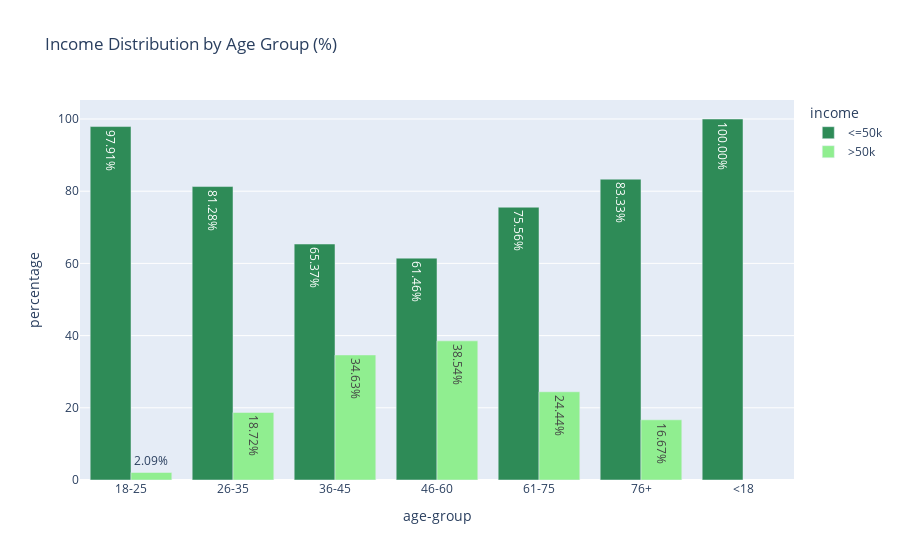
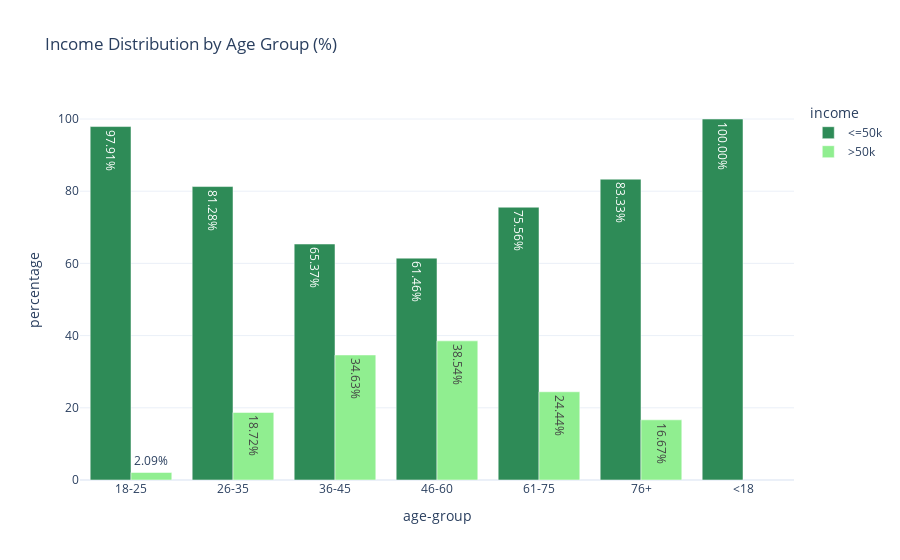
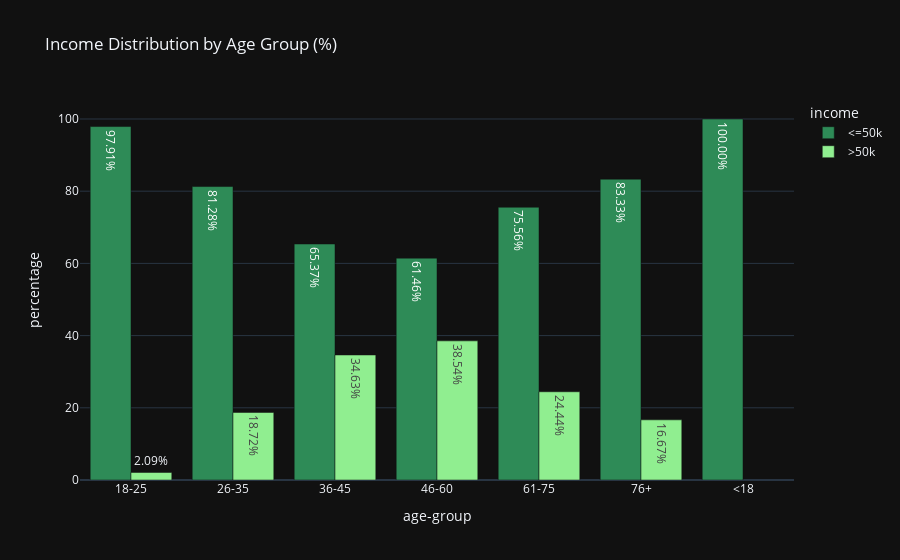
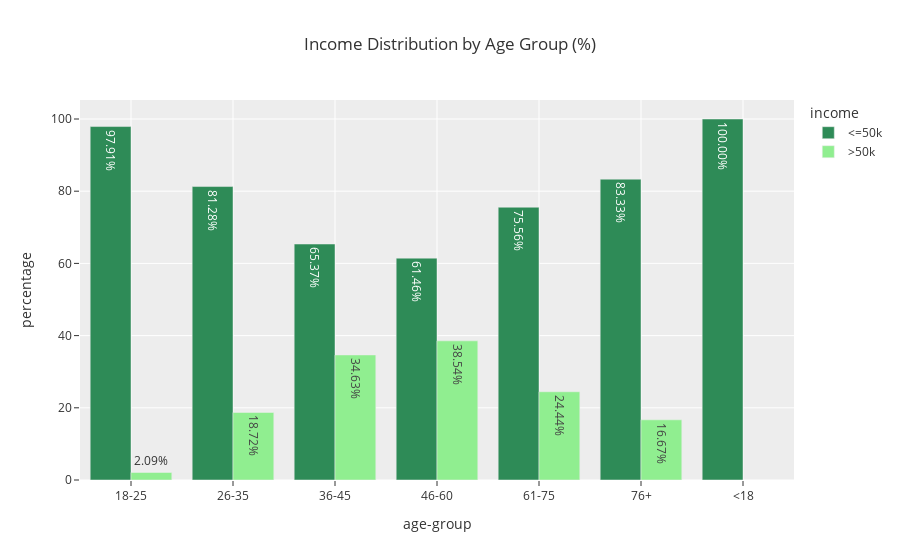

Notebook code cell kept with these figures, in order:
### Code cell
themes = ["plotly", "plotly_white", "plotly_dark", "ggplot2", "seaborn", "simple_white", "presentation", "xgridoff", "gridon", "none"]
for theme in themes:
  fig.update_layout(template=theme)

  fig.show()

### Figure 1 — Plotly figure (JSON) as saved in the notebook; plotly's stock layout.template omitted (floating-point values rounded to 4 significant figures)
{"data": [{"alignmentgroup": "True", "hovertemplate": "income=<=50k<br>age-group=%{x}<br>percentage=%{text}<extra></extra>", "legendgroup": "<=50k", "marker": {"color": "seagreen", "pattern": {"shape": ""}}, "name": "<=50k", "offsetgroup": "<=50k", "orientation": "v", "showlegend": true, "text": [97.91, 81.28, 65.37, 61.46, 75.56, 83.33, 100], "textposition": "auto", "texttemplate": "%{text:.2f}%", "type": "bar", "x": ["18-25", "26-35", "36-45", "46-60", "61-75", "76+", "<18"], "xaxis": "x", "y": [97.91, 81.28, 65.37, 61.46, 75.56, 83.33, 100], "yaxis": "y"}, {"alignmentgroup": "True", "hovertemplate": "income=>50k<br>age-group=%{x}<br>percentage=%{text}<extra></extra>", "legendgroup": ">50k", "marker": {"color": "lightgreen", "pattern": {"shape": ""}}, "name": ">50k", "offsetgroup": ">50k", "orientation": "v", "showlegend": true, "text": [2.093, 18.72, 34.63, 38.54, 24.44, 16.67], "textposition": "auto", "texttemplate": "%{text:.2f}%", "type": "bar", "x": ["18-25", "26-35", "36-45", "46-60", "61-75", "76+"], "xaxis": "x", "y": [2.093, 18.72, 34.63, 38.54, 24.44, 16.67], "yaxis": "y"}], "layout": {"autosize": true, "barmode": "group", "legend": {"title": {"text": "income"}, "tracegroupgap": 0}, "title": {"text": "Income Distribution by Age Group (%)"}, "xaxis": {"anchor": "y", "autorange": true, "domain": [0, 1], "range": [-0.5, 6.5], "title": {"text": "age-group"}, "type": "category"}, "yaxis": {"anchor": "x", "autorange": true, "domain": [0, 1], "range": [0, 105.3], "title": {"text": "percentage"}, "type": "linear"}}}

### Figure 2 — Plotly figure (JSON) as saved in the notebook; plotly's stock layout.template omitted (floating-point values rounded to 4 significant figures)
{"data": [{"alignmentgroup": "True", "hovertemplate": "income=<=50k<br>age-group=%{x}<br>percentage=%{text}<extra></extra>", "legendgroup": "<=50k", "marker": {"color": "seagreen", "pattern": {"shape": ""}}, "name": "<=50k", "offsetgroup": "<=50k", "orientation": "v", "showlegend": true, "text": [97.91, 81.28, 65.37, 61.46, 75.56, 83.33, 100], "textposition": "auto", "texttemplate": "%{text:.2f}%", "type": "bar", "x": ["18-25", "26-35", "36-45", "46-60", "61-75", "76+", "<18"], "xaxis": "x", "y": [97.91, 81.28, 65.37, 61.46, 75.56, 83.33, 100], "yaxis": "y"}, {"alignmentgroup": "True", "hovertemplate": "income=>50k<br>age-group=%{x}<br>percentage=%{text}<extra></extra>", "legendgroup": ">50k", "marker": {"color": "lightgreen", "pattern": {"shape": ""}}, "name": ">50k", "offsetgroup": ">50k", "orientation": "v", "showlegend": true, "text": [2.093, 18.72, 34.63, 38.54, 24.44, 16.67], "textposition": "auto", "texttemplate": "%{text:.2f}%", "type": "bar", "x": ["18-25", "26-35", "36-45", "46-60", "61-75", "76+"], "xaxis": "x", "y": [2.093, 18.72, 34.63, 38.54, 24.44, 16.67], "yaxis": "y"}], "layout": {"autosize": true, "barmode": "group", "legend": {"title": {"text": "income"}, "tracegroupgap": 0}, "title": {"text": "Income Distribution by Age Group (%)"}, "xaxis": {"anchor": "y", "autorange": true, "domain": [0, 1], "range": [-0.5, 6.5], "title": {"text": "age-group"}, "type": "category"}, "yaxis": {"anchor": "x", "autorange": true, "domain": [0, 1], "range": [0, 105.3], "title": {"text": "percentage"}, "type": "linear"}}}

### Figure 3 — Plotly figure (JSON) as saved in the notebook; plotly's stock layout.template omitted (floating-point values rounded to 4 significant figures)
{"data": [{"alignmentgroup": "True", "hovertemplate": "income=<=50k<br>age-group=%{x}<br>percentage=%{text}<extra></extra>", "legendgroup": "<=50k", "marker": {"color": "seagreen", "pattern": {"shape": ""}}, "name": "<=50k", "offsetgroup": "<=50k", "orientation": "v", "showlegend": true, "text": [97.91, 81.28, 65.37, 61.46, 75.56, 83.33, 100], "textposition": "auto", "texttemplate": "%{text:.2f}%", "type": "bar", "x": ["18-25", "26-35", "36-45", "46-60", "61-75", "76+", "<18"], "xaxis": "x", "y": [97.91, 81.28, 65.37, 61.46, 75.56, 83.33, 100], "yaxis": "y"}, {"alignmentgroup": "True", "hovertemplate": "income=>50k<br>age-group=%{x}<br>percentage=%{text}<extra></extra>", "legendgroup": ">50k", "marker": {"color": "lightgreen", "pattern": {"shape": ""}}, "name": ">50k", "offsetgroup": ">50k", "orientation": "v", "showlegend": true, "text": [2.093, 18.72, 34.63, 38.54, 24.44, 16.67], "textposition": "auto", "texttemplate": "%{text:.2f}%", "type": "bar", "x": ["18-25", "26-35", "36-45", "46-60", "61-75", "76+"], "xaxis": "x", "y": [2.093, 18.72, 34.63, 38.54, 24.44, 16.67], "yaxis": "y"}], "layout": {"autosize": true, "barmode": "group", "legend": {"title": {"text": "income"}, "tracegroupgap": 0}, "title": {"text": "Income Distribution by Age Group (%)"}, "xaxis": {"anchor": "y", "autorange": true, "domain": [0, 1], "range": [-0.5, 6.5], "title": {"text": "age-group"}, "type": "category"}, "yaxis": {"anchor": "x", "autorange": true, "domain": [0, 1], "range": [0, 105.3], "title": {"text": "percentage"}, "type": "linear"}}}

### Figure 4 — Plotly figure (JSON) as saved in the notebook; plotly's stock layout.template omitted (floating-point values rounded to 4 significant figures)
{"data": [{"alignmentgroup": "True", "hovertemplate": "income=<=50k<br>age-group=%{x}<br>percentage=%{text}<extra></extra>", "legendgroup": "<=50k", "marker": {"color": "seagreen", "pattern": {"shape": ""}}, "name": "<=50k", "offsetgroup": "<=50k", "orientation": "v", "showlegend": true, "text": [97.91, 81.28, 65.37, 61.46, 75.56, 83.33, 100], "textposition": "auto", "texttemplate": "%{text:.2f}%", "type": "bar", "x": ["18-25", "26-35", "36-45", "46-60", "61-75", "76+", "<18"], "xaxis": "x", "y": [97.91, 81.28, 65.37, 61.46, 75.56, 83.33, 100], "yaxis": "y"}, {"alignmentgroup": "True", "hovertemplate": "income=>50k<br>age-group=%{x}<br>percentage=%{text}<extra></extra>", "legendgroup": ">50k", "marker": {"color": "lightgreen", "pattern": {"shape": ""}}, "name": ">50k", "offsetgroup": ">50k", "orientation": "v", "showlegend": true, "text": [2.093, 18.72, 34.63, 38.54, 24.44, 16.67], "textposition": "auto", "texttemplate": "%{text:.2f}%", "type": "bar", "x": ["18-25", "26-35", "36-45", "46-60", "61-75", "76+"], "xaxis": "x", "y": [2.093, 18.72, 34.63, 38.54, 24.44, 16.67], "yaxis": "y"}], "layout": {"autosize": true, "barmode": "group", "legend": {"title": {"text": "income"}, "tracegroupgap": 0}, "title": {"text": "Income Distribution by Age Group (%)"}, "xaxis": {"anchor": "y", "autorange": true, "domain": [0, 1], "range": [-0.5, 6.5], "title": {"text": "age-group"}, "type": "category"}, "yaxis": {"anchor": "x", "autorange": true, "domain": [0, 1], "range": [0, 105.3], "title": {"text": "percentage"}, "type": "linear"}}}
